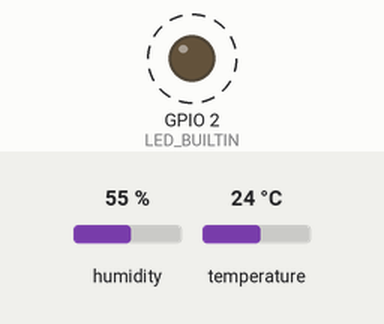
This sketch was run on a simulated ESP8266 (NodeMCU). On the bench: output pins drawn as LEDs (lit = HIGH, except the on-board LED, lit = LOW). Dashed ring = blinking. The inputs (shaded band) are chosen by the test bench; at power-on: humidity 55 %, temperature 24 °C. WiFi joins after 1.5 s; servers stay silent unless stated; no MQTT or app messages arrive unless stated; what the sketch prints to the serial monitor is not drawn. At 7.6 s the program puts the board to deep sleep or switches it off; the recording ends there.

Above: at 0.12 s.
Timing chart, 0 to 3.0 s (numbered marks = the images above):
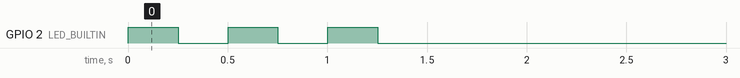

The sketch:

inside.ino
```cpp
#include <PubSubClient.h>
#include <ESP8266WiFi.h>
#include <DHT.h>

#define WIFI_SSID "MY_SSID"
#define WIFI_PASS "MY_PASS"

#define MOSQUITTO_IP "192.168.1.10"

#define DHTPIN 4
#define DHTTYPE DHT11

IPAddress ipadress(192, 168, 1, 12);
IPAddress gateway(192, 168, 1, 1);
IPAddress subnet(255, 255, 255, 0);
IPAddress dns(192, 168, 1, 1);

DHT dht(DHTPIN, DHTTYPE);

WiFiClient espClient;
PubSubClient mqttClient(espClient);

const String sensor = String("inside");

void setup() {
  Serial.begin(115200);
  Serial.println("WiFi connect...");
  WiFi.config(ipadress, gateway, subnet, dns);
  WiFi.begin(WIFI_SSID, WIFI_PASS);
  pinMode(LED_BUILTIN, OUTPUT);
  while (WiFi.status() != WL_CONNECTED) {
    digitalWrite(LED_BUILTIN,HIGH);
    delay(250);
    digitalWrite(LED_BUILTIN,LOW);
    delay(250);
  }

  Serial.println("WiFi connected...");
  Serial.println("IP address: ");
  Serial.println(WiFi.localIP());

  mqttClient.setServer(MOSQUITTO_IP, 1883);

  /*while (!mqttClient.connected()) {
    if (!mqttClient.connect("ESP8266")) {
      Serial.println("MQTT reconnect...");
      delay(5000);
    }
  }*/

  mqttClient.connect("ESP8266");
  Serial.println("MQTT connect...");
  delay(5000);

  if (mqttClient.connected()) {

    dht.begin();

    float t = dht.readTemperature();

    if (!isnan(t)) {
      String t_msg = String("{\"sensor\":\"") + sensor + String("\",\"value\":") + String(t) + String("}");
      mqttClient.publish("temperature", t_msg.c_str());
    }

    float h = dht.readHumidity();

    if (!isnan(h)) {
      String h_msg = String("{\"sensor\":\"") + sensor + String("\",\"value\":") + String(h) + String("}");
      mqttClient.publish("humidity", h_msg.c_str());
    }

    delay(1000); // Time to finish pub before sleeping

  }

  Serial.println("Go to sleep...");

  ESP.deepSleep(600e6); // 10 minutes...
}

void loop() {

}
```

Measured:
- by itself, GPIO 2 (LED_BUILTIN): alternates HIGH for 0.25 s and LOW for 0.25 s, 6 changes in all, then stays LOW
